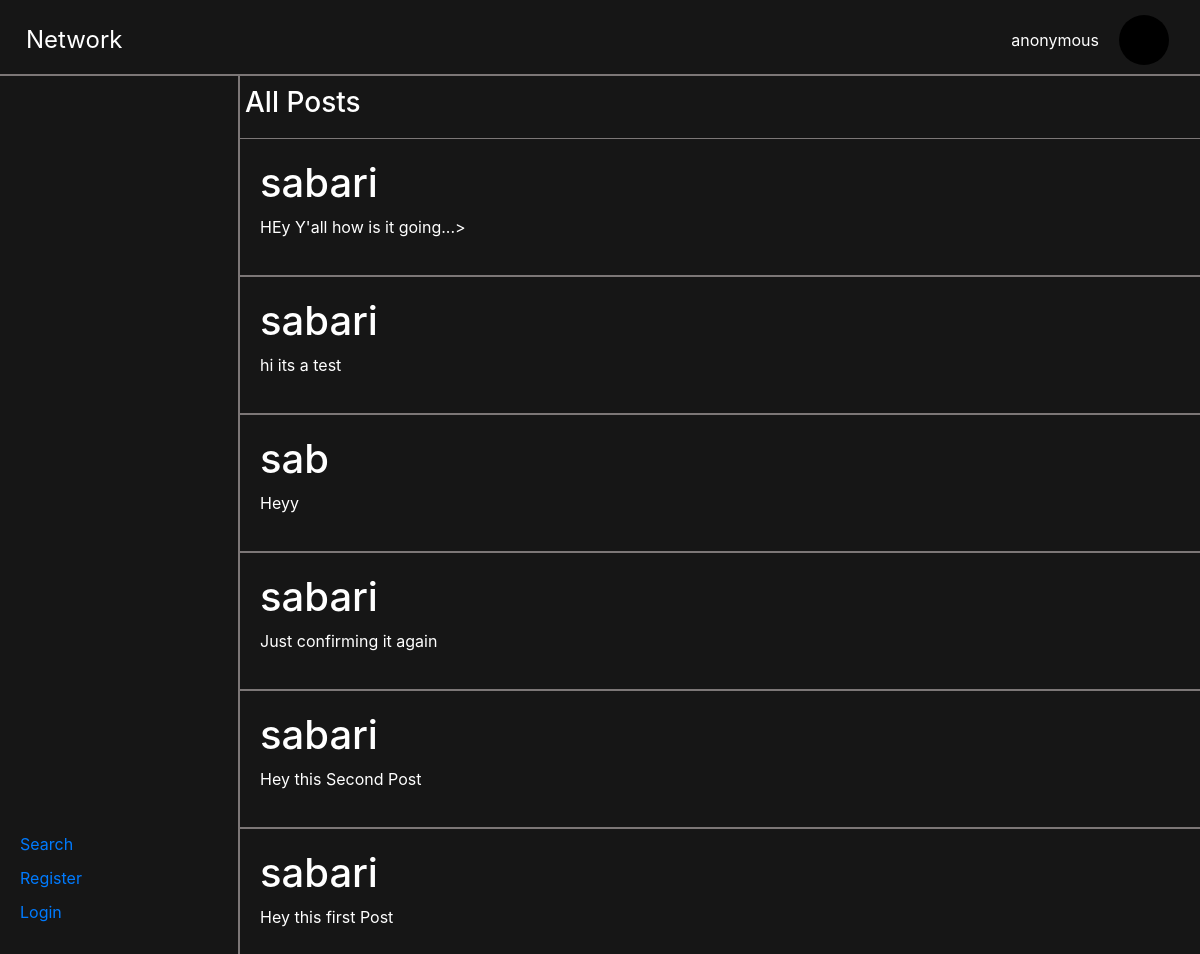
The app's page /, older data.
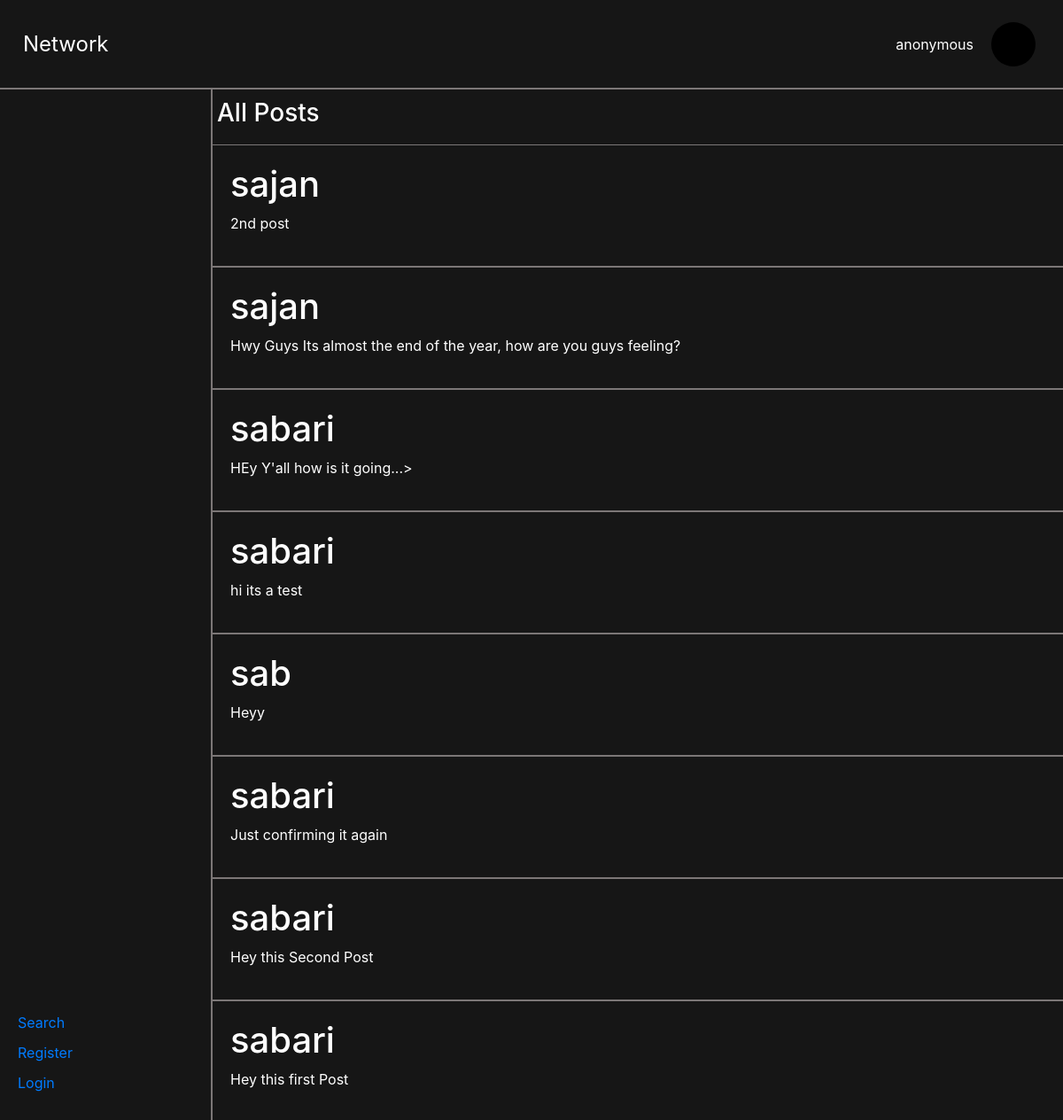
The same page, newer data.
### network/models.py (models this page shows, shortened)
class Post(models.Model):
    user = models.ForeignKey(User, on_delete=models.CASCADE)
    content = models.TextField()
    likes = models.ManyToManyField(User, related_name='likes', blank=True)
    timestamp = models.DateTimeField(auto_now_add=True)
    class Meta:
        ordering = ['-timestamp']

class User(AbstractUser):
    followers = models.ManyToManyField('self', symmetrical=False, related_name='following', blank=True)
    def __str__(self):
        return f"{self.username}"

### network/views.py (the view)
# urls.py: path("", views.index, name="index"),
def index(request):
    if request.user.is_authenticated:
        following_posts = Post.objects.filter(user__in=request.user.following.all())
    else:
        following_posts = Post.objects.all()
    return render(request, "network/index.html", {
        "posts": following_posts
    })

### network/templates/network/index.html (shortened to what this page needs)
{% extends "network/layout.html" %}
{% load static %}
{% block body %}
<div class="content">
    {% if user.is_authenticated %}
    <div class="post">
        <input type="text" name="post-content" id="post-content-input" placeholder="Write what's on your mind ....">
        <button id="post-btn">Post</button>
    </div>
    <h3 id="posts_topic">Following Posts</h3>
    {% else %}
    <h3 id="posts_topic">All Posts</h3>
    {% endif %}
    <div class="content-posts">
        {% for post in posts %}
            <div class="post-container" data-post_id="{{ post.id }}">
            <h1> {{post.user}} </h1>
            <p>{{post.content}}</p>
            </div>
        {% empty %}
        <h1>No Posts.</h1>
        <p>Go to search for some random posts</p>
        {% endfor %}
    </div>
</div>
{% endblock %}

### network/templates/network/layout.html (shortened to what this page needs)
{% load static %}
<!DOCTYPE html>
<html lang="en">
<head>
    <link rel="stylesheet" href="https://stackpath.bootstrapcdn.com/bootstrap/4.4.1/css/bootstrap.min.css"
>
    <link href="{% static 'network/styles.css' %}" rel="stylesheet">
</head>
<body>
    <div class="destop">
        <nav class="navbar">
            <div class="nav-title"><a href="{% url 'index' %}">Network</a></div>
            <div class="nav-user">
                {% if user.is_authenticated %}
                    <span>{{ user.username }}</span>
                <div class="profile-pic"></div>
                {% else %}
                <span>anonymous</span>
                <div class="profile-pic"></div>
                {% endif %}
            </div>
        </nav>
        <div class="sidebar-posts">
            <div class="sidebar">
                <div class="side-search"><a href="{% url 'search' %}">Search</a></div>
                {% if user.is_authenticated %}
                    <div class="side-profile"><a href="{% url 'profile' user.username %}">Profile</a></div>
                    <div class="side-log"><a href="{% url 'logout'%}">Logout</a></div>
                {% else %}
                    <div class="side-reg"><a href="{% url 'register'%}">Register</a></div>
                    <div class="side-log"><a href="{% url 'login'%}">Login</a></div>
                {% endif %}
            </div>
            <div class="body">
                {% block body %}
                {% endblock %}
            </div>
         </div>
    </div>
</body>
</html>

### network/static/network/styles.css (style rules this page uses)
* { padding: 0%; margin: 0%; }
.destop { background-color: #161616; color: #fff; }
nav { height: 8vh; background-color: #161616; color: #fff; padding: 10px; display: flex; justify-content: space-between; align-items: center; border-bottom: #7c7777 2px solid; }
.nav-title a { font-size: 1.5em; margin-left: 10px; color: #fff; }
.nav-user { display: flex; align-items: center; margin-right: 10px; }
.nav-user span { padding: 20px; }
.nav-user .profile-pic { background-color: black; width: 50px; height: 50px; border-radius: 50%; margin-right: 5px; }
.sidebar-posts { display: flex; width: 100%; height: 92vh; }
.sidebar { width: 20%; background-color: #161616; color: #fff; padding: 20px; display: flex; flex-direction: column; justify-content: flex-end; border-right: #7c7777 2px solid; }
.body { flex: 1; }
.sidebar div { margin-bottom: 10px; cursor: pointer; }
.body { height: 92vh; overflow-y: auto; }
#posts_topic { padding: 10px 5px; }
.post-container { padding: 20px; color: #fff; border-top: #7c7777 1px solid; border-bottom: #7c7777 1px solid; }
.content { padding: 0px; margin: 0px; }

Row changes from the older to the newer data that the page shows:
added Post: user "sajan", content "2nd post"
added Post: user "sajan", content "Hwy Guys Its almost the end of the year, how are you guys feeling?"
